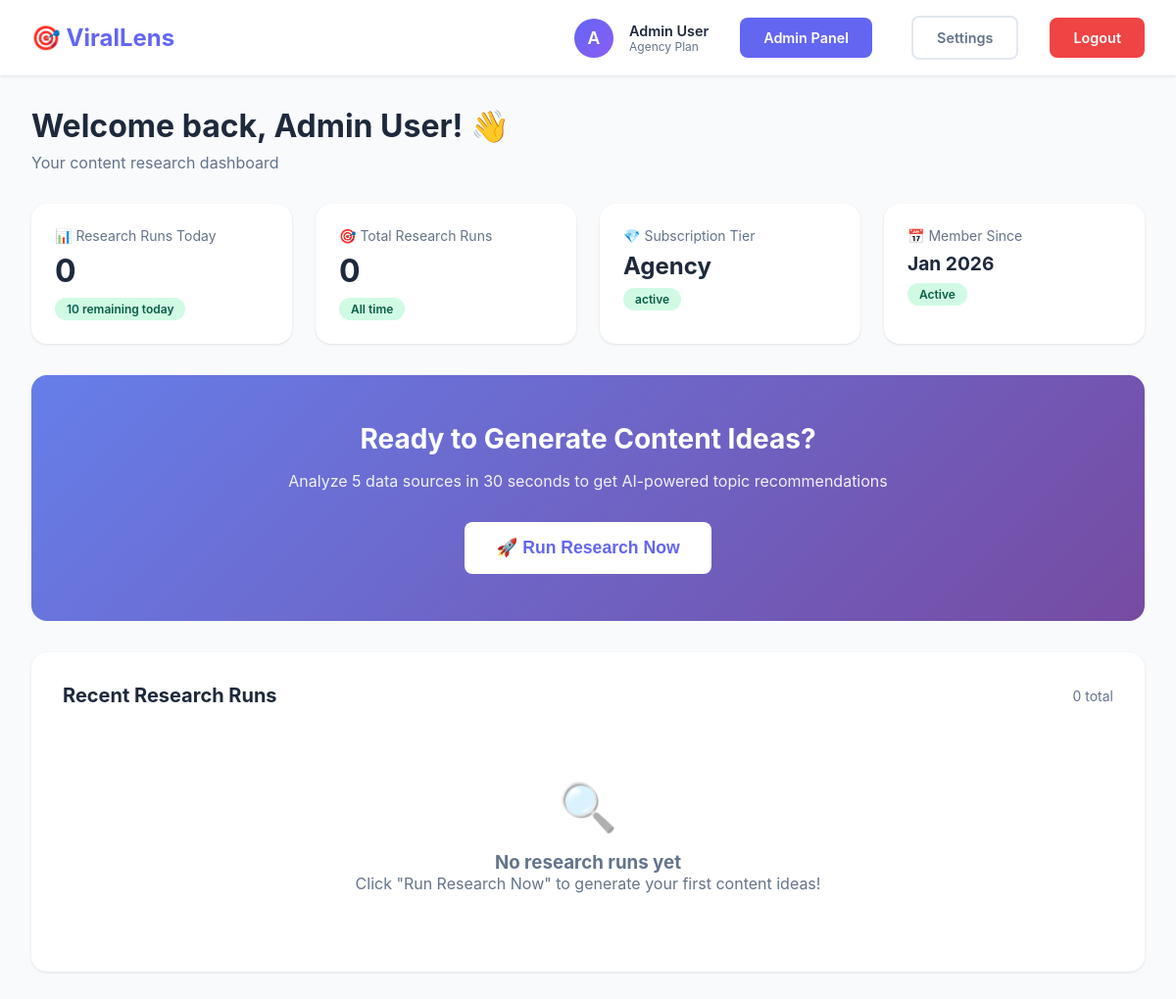
The page /dashboard (signed in) on the database its author committed.
### models.py (models this page shows, shortened)
class User(UserMixin, db.Model):
    __tablename__ = 'users'
    id = db.Column(db.Integer, primary_key=True)
    email = db.Column(db.String(120), unique=True, nullable=False, index=True)
    username = db.Column(db.String(80), unique=True, nullable=False, index=True)
    password_hash = db.Column(db.String(255), nullable=False)
    full_name = db.Column(db.String(120))
    niche = db.Column(db.String(50))  # automotive, royal_family, tech, etc.
    subscription_tier = db.Column(db.String(20), default='free')  # free, pro, agency
    subscription_status = db.Column(db.String(20), default='active')  # active, cancelled, expired
    subscription_start = db.Column(db.DateTime)
    subscription_end = db.Column(db.DateTime)
    research_runs_this_month = db.Column(db.Integer, default=0)
    total_research_runs = db.Column(db.Integer, default=0)
    is_admin = db.Column(db.Boolean, default=False)
    is_active = db.Column(db.Boolean, default=True)
    created_at = db.Column(db.DateTime, default=datetime.utcnow)
    last_login = db.Column(db.DateTime)
    approval_status = db.Column(db.String(20), default='approved', nullable=False) # pending, approved, rejected
    approved_by = db.Column(db.Integer, db.ForeignKey('users.id'), nullable=True)
    approved_at = db.Column(db.DateTime, nullable=True)
    rejection_reason = db.Column(db.Text, nullable=True)
    admin_notes = db.Column(db.Text, nullable=True)
    onboarding_completed = db.Column(db.Boolean, default=False)
    onboarding_step = db.Column(db.Integer, default=1) # Track progress
    research_runs = db.relationship('ResearchRun', backref='user', lazy='dynamic', cascade='all, delete-orphan')
    keywords = db.relationship('Keyword', backref='user', lazy='dynamic', cascade='all, delete-orphan')
    competitors = db.relationship('Competitor', backref='user', lazy='dynamic', cascade='all, delete-orphan')
    user_config = db.relationship('UserConfig', backref='user', uselist=False, cascade='all, delete-orphan')
    approver = db.relationship('User', remote_side='User.id', foreign_keys=[approved_by])
    def can_run_research(self):
        limits = {
            'free': 300,
            'pro': float('inf'),
            'agency': float('inf')
        }
        monthly_limit = limits.get(self.subscription_tier, 300)
        if self.research_runs_this_month >= monthly_limit:
            return False
        daily_limit = 10
        if self.get_daily_usage() >= daily_limit:
            return False
        return True
    def get_daily_usage(self):
        today_start = datetime.utcnow().replace(hour=0, minute=0, second=0, microsecond=0)
        return self.research_runs.filter(ResearchRun.created_at >= today_start).count()
    def get_remaining_runs(self):
        limits = {
            'free': 300,
            'pro': float('inf'),
            'agency': float('inf')
        }
        monthly_limit = limits.get(self.subscription_tier, 300)
        monthly_remaining = float('inf') if monthly_limit == float('inf') else max(0, monthly_limit - self.research_runs_this_month)
        daily_limit = 10
        daily_usage = self.get_daily_usage()
        daily_remaining = max(0, daily_limit - daily_usage)
        if monthly_remaining == float('inf'):
            return daily_remaining
        return min(monthly_remaining, daily_remaining)

### app.py (the view)
@app.route('/dashboard')
@login_required
def dashboard():
    recent_runs = ResearchRun.query.filter_by(user_id=current_user.id)\
        .order_by(ResearchRun.created_at.desc())\
        .limit(50)\
        .all()
    return render_template('dashboard.html',
                         user=current_user,
                         recent_runs=recent_runs)

### app.py (called while the page is built)
@login_manager.user_loader
def load_user(user_id):
    return User.query.get(int(user_id))

### templates/dashboard.html (shortened to what this page needs)
<!DOCTYPE html>
<html lang="en">
<head>
</head>
<body>
    <nav>
        <div class="container">
            <a href="/dashboard" class="logo">
                🎯 ViralLens
            </a>
            <div class="nav-right">
                <div class="user-info">
                    <div class="user-avatar">
                        {{ current_user.username[0].upper() }}
                    </div>
                    <div class="user-details">
                        <div class="user-name">{{ current_user.full_name or current_user.username }}</div>
                        <div class="user-tier">{{ current_user.subscription_tier }} plan</div>
                    </div>
                </div>
                {% if current_user.is_admin %}
                <a href="{{ url_for('admin.dashboard') }}" class="btn btn-primary" style="margin-right: 0.5rem;">Admin
                    Panel</a>
                {% endif %}
                <a href="/settings" class="btn btn-outline">Settings</a>
                <a href="/logout" class="btn btn-danger">Logout</a>
            </div>
        </div>
    </nav>
    <div class="container">
        <div class="page-header">
            <h1>Welcome back, {{ current_user.full_name or current_user.username }}! 👋</h1>
            <p>Your content research dashboard</p>
        </div>
        <div class="stats-grid">
            <div class="stat-card">
                <div class="stat-label">
                    📊 Research Runs Today
                </div>
                <div class="stat-value">{{ current_user.get_daily_usage() }}</div>
                <div class="stat-badge badge-{{ 'success' if current_user.can_run_research() else 'danger' }}">
                    {{ current_user.get_remaining_runs() }} remaining today
                </div>
            </div>
            <div class="stat-card">
                <div class="stat-label">
                    🎯 Total Research Runs
                </div>
                <div class="stat-value">{{ current_user.total_research_runs }}</div>
                <div class="stat-badge badge-success">
                    All time
                </div>
            </div>
            <div class="stat-card">
                <div class="stat-label">
                    💎 Subscription Tier
                </div>
                <div class="stat-value" style="font-size: 1.5rem; text-transform: capitalize;">
                    {{ current_user.subscription_tier }}
                </div>
                <div class="stat-badge badge-success">
                    {{ current_user.subscription_status }}
                </div>
            </div>
            <div class="stat-card">
                <div class="stat-label">
                    📅 Member Since
                </div>
                <div class="stat-value" style="font-size: 1.2rem;">
                    {{ current_user.created_at.strftime('%b %Y') }}
                </div>
                <div class="stat-badge badge-success">
                    Active
                </div>
            </div>
        </div>
        <div class="action-section">
            <h2>Ready to Generate Content Ideas?</h2>
            <p>Analyze 5 data sources in 30 seconds to get AI-powered topic recommendations</p>
            <div id="initialState">
                <button class="btn btn-white" onclick="runResearch()">
                    <span>🚀 Run Research Now</span>
                </button>
            </div>
        </div>
        <div class="research-history">
            <div class="section-header">
                <h3>Recent Research Runs</h3>
                <span style="color: var(--gray); font-size: 0.875rem;">
                    {{ recent_runs|length }} total
                </span>
            </div>
            {% if recent_runs %}
            <div class="research-list">
                {% for run in recent_runs %}
                <div class="research-item">
                    <div class="research-header">
                        <div>
                            <strong style="font-size: 1.1em;">
                                {% if run.keywords and run.keywords|length > 0 %}
                                {{ run.keywords[0]|title }} Research
                                {% else %}
                                Research Run #{{ run.id }}
                                {% endif %}
                            </strong>
                            <div style="font-size: 0.875rem; color: var(--gray); margin-top: 0.25rem;">
                                {{ run.created_at.strftime('%B %d, %Y at %I:%M %p') }}
                            </div>
                        </div>
                        <div style="text-align: right;">
                            <div style="font-size: 1.5rem; font-weight: 700; color: var(--primary);">
                                {{ run.topics_generated }}
                            </div>
                            <div style="font-size: 0.75rem; color: var(--gray); margin-bottom: 0.5rem;">
                                Topics
                            </div>
                            <a href="/research/results/{{ run.id }}" class="btn btn-primary"
                                style="font-size: 0.8rem; padding: 0.25rem 0.75rem;">
                                View Results
                            </a>
                        </div>
                    </div>
                    <div class="research-meta">
                        <div class="meta-item">
                            <span>⚡</span>
                            <span>{{ "%.1f"|format(run.runtime_seconds) }}s runtime</span>
                        </div>
                        <div class="meta-item">
                            <span>📊</span>
                            <span>{{ run.sources_successful }}/5 sources</span>
                        </div>
                        <div class="meta-item">
                            <span>💰</span>
                            <span>${{ "%.4f"|format(run.api_cost) }}</span>
                        </div>
                    </div>
                    {% if run.keywords %}
                    <div class="research-keywords">
                        {% for keyword in run.keywords[:5] %}
                        <span class="keyword-tag">{{ keyword }}</span>
                        {% endfor %}
                        {% if run.keywords|length > 5 %}
                        <span class="keyword-tag">+{{ run.keywords|length - 5 }} more</span>
                        {% endif %}
                    </div>
                    {% endif %}
                </div>
                {% endfor %}
            </div>
            {% else %}
            <div class="empty-state">
                <div class="empty-state-icon">🔍</div>
                <h3>No research runs yet</h3>
                <p>Click "Run Research Now" to generate your first content ideas!</p>
            </div>
            {% endif %}
        </div>
    </div>
</body>
</html>

### templates/dashboard.html (style rules this page uses)
* { margin: 0; padding: 0; box-sizing: border-box; }
:root { --primary: #6366f1; --primary-dark: #4f46e5; --secondary: #8b5cf6; --success: #10b981; --danger: #ef4444; --warning: #f59e0b; --dark: #1e293b; --gray: #64748b; --light: #f8fafc; --white: #ffffff; }
body { font-family: -apple-system, BlinkMacSystemFont, 'Segoe UI', Roboto, Oxygen, Ubuntu, Cantarell, sans-serif; background: var(--light); color: var(--dark); }
nav { background: var(--white); box-shadow: 0 1px 3px rgba(0, 0, 0, 0.1); padding: 1rem 0; position: sticky; top: 0; z-index: 100; }
nav .container { max-width: 1400px; margin: 0 auto; padding: 0 2rem; display: flex; justify-content: space-between; align-items: center; }
.logo { font-size: 1.5rem; font-weight: 700; color: var(--primary); text-decoration: none; display: flex; align-items: center; gap: 0.5rem; }
.nav-right { display: flex; align-items: center; gap: 2rem; }
.user-info { display: flex; align-items: center; gap: 1rem; }
.user-avatar { width: 40px; height: 40px; border-radius: 50%; background: linear-gradient(135deg, var(--primary), var(--secondary)); display: flex; align-items: center; justify-content: center; color: white; font-weight: 600; font-size: 1.1rem; }
.user-details { display: flex; flex-direction: column; }
.user-name { font-weight: 600; color: var(--dark); font-size: 0.9rem; }
.user-tier { font-size: 0.75rem; color: var(--gray); text-transform: capitalize; }
.btn { padding: 0.75rem 1.5rem; border-radius: 0.5rem; text-decoration: none; font-weight: 600; transition: all 0.3s; display: inline-block; border: none; cursor: pointer; font-size: 0.9rem; }
.btn-primary { background: var(--primary); color: var(--white); }
.btn-danger { background: var(--danger); color: var(--white); }
.btn-outline { background: transparent; color: var(--gray); border: 2px solid #e2e8f0; }
.container { max-width: 1400px; margin: 0 auto; padding: 2rem; }
.page-header { margin-bottom: 2rem; }
.page-header h1 { font-size: 2rem; margin-bottom: 0.5rem; color: var(--dark); }
.page-header p { color: var(--gray); }
.stats-grid { display: grid; grid-template-columns: repeat(auto-fit, minmax(250px, 1fr)); gap: 1.5rem; margin-bottom: 2rem; }
.stat-card { background: var(--white); padding: 1.5rem; border-radius: 1rem; box-shadow: 0 1px 3px rgba(0, 0, 0, 0.1); transition: transform 0.3s, box-shadow 0.3s; }
.stat-label { font-size: 0.875rem; color: var(--gray); margin-bottom: 0.5rem; display: flex; align-items: center; gap: 0.5rem; }
.stat-value { font-size: 2rem; font-weight: 700; color: var(--dark); }
.stat-badge { display: inline-block; padding: 0.25rem 0.75rem; border-radius: 1rem; font-size: 0.75rem; font-weight: 600; margin-top: 0.5rem; }
.badge-success { background: #d1fae5; color: #065f46; }
.action-section { background: linear-gradient(135deg, #667eea 0%, #764ba2 100%); padding: 3rem; border-radius: 1rem; text-align: center; color: white; margin-bottom: 2rem; }
.action-section h2 { font-size: 1.75rem; margin-bottom: 1rem; }
.action-section p { opacity: 0.9; margin-bottom: 2rem; }
.btn-white { background: white; color: var(--primary); font-size: 1.1rem; padding: 1rem 2rem; }
.research-history { background: var(--white); padding: 2rem; border-radius: 1rem; box-shadow: 0 1px 3px rgba(0, 0, 0, 0.1); }
.section-header { display: flex; justify-content: space-between; align-items: center; margin-bottom: 1.5rem; }
.section-header h3 { font-size: 1.25rem; color: var(--dark); }
.empty-state { text-align: center; padding: 3rem; color: var(--gray); }
.empty-state-icon { font-size: 3rem; margin-bottom: 1rem; opacity: 0.5; }

### rows shown on the page
User: username "A", full_name "Admin User", subscription_tier "Agency", get_remaining_runs "10", total_research_runs "0", subscription_status "active", created_at "Jan 2026"

### other values the page prints
{{ current_user.get_daily_usage() }} "0"
{{ recent_runs|length }} "0"
